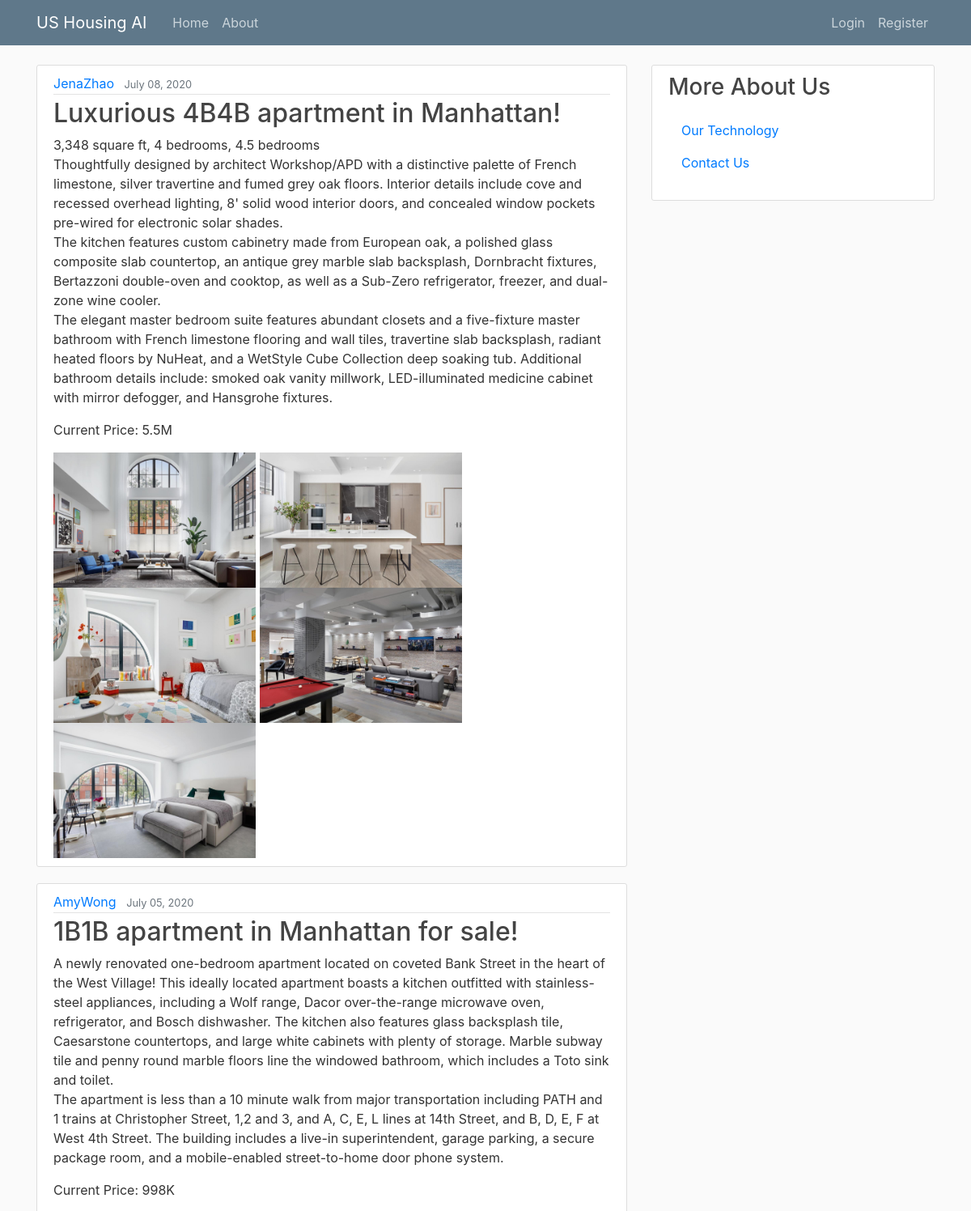
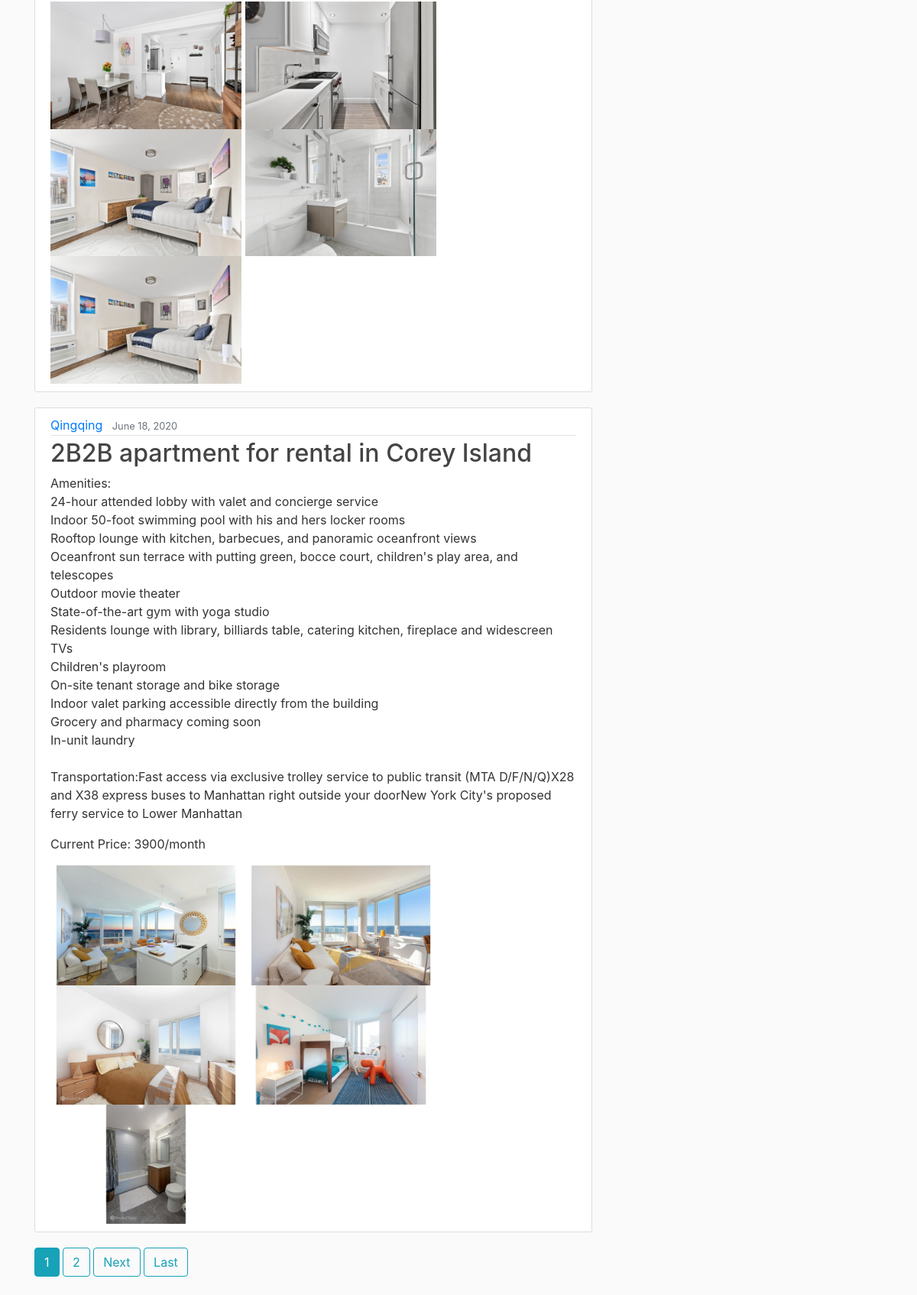
Page /sales/ on the committed database (2 pictures, top to bottom).
### housing/models.py (models this page shows, shortened)
class Post(models.Model):
    title = models.CharField(max_length=100)
    content = models.TextField()
    date_posted = models.DateTimeField(default=timezone.now)
    price = models.CharField(max_length=20)
    image1 = models.ImageField(upload_to='housing_pics', blank = True)
    image2 = models.ImageField(upload_to='housing_pics', blank = True)
    image3 = models.ImageField(upload_to='housing_pics', blank = True)
    image4 = models.ImageField(upload_to='housing_pics', blank = True)
    image5 = models.ImageField(upload_to='housing_pics', blank = True)
    author = models.ForeignKey(User, on_delete=models.CASCADE)

### housing/views.py (the view)
# urls.py: path('sales/', PostListView.as_view(), name='hot-sales'),
class PostListView(ListView):
    model = Post
    template_name = 'housing/hot_sales.html'  # <app>/<model>_<viewtype>.html
    context_object_name = 'posts'
    ordering = ['-date_posted']
    paginate_by = 3

### housing/templates/housing/hot_sales.html (shortened to what this page needs)
{% extends "housing/base.html" %}
{% block content %}
{% for post in posts %}
        <article class="media content-section">
          <div class="media-body">
            <div class="article-metadata">
              <a class="mr-2" href="#">{{ post.author }}</a>
              <small class="text-muted">{{ post.date_posted|date:"F d, Y"}}</small>
            </div>
              <h2><a class="article-title" href="{% url 'post-detail' post.id %}">{{ post.title }}</a></h2>
              <p class="article-content">{{ post.content }}</p>
              <p class="article-content"> Current Price: {{ post.price }}</p>
              <img src ="{{ post.image1.url }}", width = 250>
              <img src ="{{ post.image2.url }}", width = 250>
              <img src ="{{ post.image3.url }}", width = 250>
              <img src ="{{ post.image4.url }}", width = 250>
              <img src ="{{ post.image5.url }}", width = 250>
          </div>
        </article>
    {% endfor %}
    {% if is_paginated %}
      {% for num in page_obj.paginator.page_range %}
        {% if page_obj.number == num %}
          <a class="btn btn-info mb-4" href="?page={{ num }}">{{ num }}</a>
        {% elif num > page_obj.number|add:'-3' and num < page_obj.number|add:'3' %}
          <a class="btn btn-outline-info mb-4" href="?page={{ num }}">{{ num }}</a>
        {% endif %}
      {% endfor %}
      {% if page_obj.has_next %}
        <a class="btn btn-outline-info mb-4" href="?page={{ page_obj.next_page_number }}">Next</a>
        <a class="btn btn-outline-info mb-4" href="?page={{ page_obj.paginator.num_pages }}">Last</a>
      {% endif %}
    {% endif %}
{% endblock content %}

### housing/templates/housing/base.html (shortened to what this page needs)
{% load static %}
<!DOCTYPE html>
<html>
<head>
    <link rel="stylesheet" href="https://maxcdn.bootstrapcdn.com/bootstrap/4.0.0/css/bootstrap.min.css">
    <link rel="stylesheet" type="text/css" href="{% static 'housing/main.css' %}">
</head>
<body>
    <header class="site-header">
      <nav class="navbar navbar-expand-md navbar-dark bg-steel fixed-top">
        <div class="container">
          <a class="navbar-brand mr-4" href="{% url 'housing-home' %}">US Housing AI</a>
          <div class="collapse navbar-collapse" id="navbarToggle">
            <div class="navbar-nav mr-auto">
              <a class="nav-item nav-link" href="{% url 'housing-home' %}">Home</a>
              <a class="nav-item nav-link" href="{% url 'housing-about' %}">About</a>
            </div>
            <div class="navbar-nav">
                {% if user.is_authenticated %}
                <a class="nav-item nav-link" href="{% url 'post-create' %}">New Listing</a>
                 <a class="nav-item nav-link" href="{% url 'profile' %}">Profile</a>
                 <a class="nav-item nav-link" href="{% url 'logout' %}">Logout</a>
                {% else %}
                 <a class="nav-item nav-link" href="{% url 'login' %}">Login</a>
                 <a class="nav-item nav-link" href="{% url 'register' %}">Register</a>
                {% endif %}
            </div>
          </div>
        </div>
      </nav>
    </header>
    <main role="main" class="container">
      <div class="row">
        <div class="col-md-8">
          {% block content %}{% endblock %}
        </div>
        <div class="col-md-4">
          <div class="content-section">
            <h3>More About Us</h3>
            <p class='text-muted'>
              <ul class="list-group">
                <a class="nav-item nav-link" href="{% url 'tech-page' %}">Our Technology</a>
                <a class="nav-item nav-link" href="{% url 'contact-page' %}">Contact Us</a>
              </ul>
            </p>
          </div>
        </div>
      </div>
    </main>
</body>
</html>

### housing/static/housing/main.css (style rules this page uses)
body { background: #fafafa; color: #333333; margin-top: 5rem; }
h1, h2, h3, h4, h5, h6 { color: #444444; }
ul { margin: 0; }
.bg-steel { background-color: #5f788a; }
.site-header .navbar-nav .nav-link { color: #cbd5db; }
.content-section { background: #ffffff; padding: 10px 20px; border: 1px solid #dddddd; border-radius: 3px; margin-bottom: 20px; }
.article-title { color: #444444; }
.article-content { white-space: pre-line; }
.article-metadata { padding-bottom: 1px; margin-bottom: 4px; border-bottom: 1px solid #e3e3e3 }

### rows in the picture
Post: author "JenaZhao", date_posted "July 08, 2020", title "Luxurious 4B4B apartment in Manhattan!", content "3,348 square ft, 4 bedrooms, 4.5 bedrooms Thoughtfully designed by architect Workshop/APD with a distinctive palette of French limestone, silver travertine and fumed grey oak floors. Interior details include cove and recessed overhead lighting, 8' solid wood interior doors, and concealed window pockets pre-wired for electronic solar shades. The kitchen features custom cabinetry made from European oak, a polished glass composite slab countertop, an antique grey marble slab backsplash, Dornbracht fixtures, Bertazzoni double-oven and cooktop, as well as a Sub-Zero refrigerator, freezer, and dual-zone wine cooler. The elegant master bedroom suite features abundant closets and a five-fixture…", price "5.5M", image1 (picture), image2 (picture), image3 (picture), image4 (picture), image5 (picture)
Post: author "AmyWong", date_posted "July 05, 2020", title "1B1B apartment in Manhattan for sale!", content "A newly renovated one-bedroom apartment located on coveted Bank Street in the heart of the West Village! This ideally located apartment boasts a kitchen outfitted with stainless-steel appliances, including a Wolf range, Dacor over-the-range microwave oven, refrigerator, and Bosch dishwasher. The kitchen also features glass backsplash tile, Caesarstone countertops, and large white cabinets with plenty of storage. Marble subway tile and penny round marble floors line the windowed bathroom, which includes a Toto sink and toilet. The apartment is less than a 10 minute walk from major transportation including PATH and 1 trains at Christopher Street, 1,2 and 3, and A, C, E, L lines at 14th…", price "998K", image1 (picture), image2 (picture), image3 (picture), image4 (picture), image5 (picture)
Post: author "Qingqing", date_posted "June 18, 2020", title "2B2B apartment for rental in Corey Island", content "Amenities: 24-hour attended lobby with valet and concierge service Indoor 50-foot swimming pool with his and hers locker rooms Rooftop lounge with kitchen, barbecues, and panoramic oceanfront views Oceanfront sun terrace with putting green, bocce court, children's play area, and telescopes Outdoor movie theater State-of-the-art gym with yoga studio Residents lounge with library, billiards table, catering kitchen, fireplace and widescreen TVs Children's playroom On-site tenant storage and bike storage Indoor valet parking accessible directly from the building Grocery and pharmacy coming soon In-unit laundry Transportation:Fast access via exclusive trolley service to public transit (MTA…", price "3900/month", image1 (picture), image2 (picture), image3 (picture), image4 (picture), image5 (picture)

### other values in the picture
{{ num }} "1"
{{ num }} "2"
